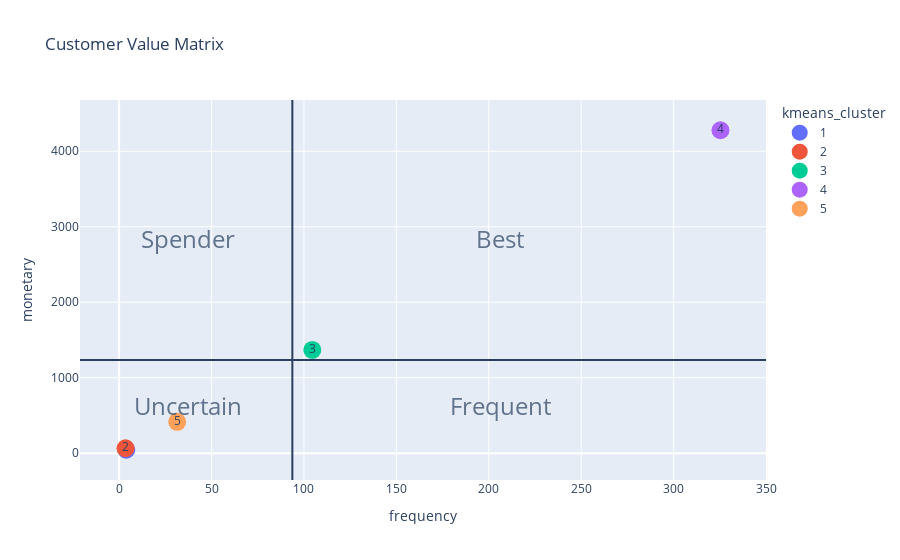

The cell this chart's notebook holds for it:
### Code cell
create_customer_matrix(rfm_stats)

### Figure 1 — Plotly figure (JSON) as saved in the notebook; plotly's stock layout.template omitted (floating-point values rounded to 4 significant figures)
{"data": [{"hovertemplate": "kmeans_cluster=%{text}<br>frequency=%{x}<br>monetary=%{y}<extra></extra>", "legendgroup": "1", "marker": {"color": "#636efa", "size": 18, "symbol": "circle"}, "mode": "markers+text", "name": "1", "orientation": "v", "showlegend": true, "text": [1], "type": "scatter", "x": [3.854], "xaxis": "x", "y": [44.84], "yaxis": "y"}, {"hovertemplate": "kmeans_cluster=%{text}<br>frequency=%{x}<br>monetary=%{y}<extra></extra>", "legendgroup": "2", "marker": {"color": "#EF553B", "size": 18, "symbol": "circle"}, "mode": "markers+text", "name": "2", "orientation": "v", "showlegend": true, "text": [2], "type": "scatter", "x": [3.467], "xaxis": "x", "y": [64.68], "yaxis": "y"}, {"hovertemplate": "kmeans_cluster=%{text}<br>frequency=%{x}<br>monetary=%{y}<extra></extra>", "legendgroup": "3", "marker": {"color": "#00cc96", "size": 18, "symbol": "circle"}, "mode": "markers+text", "name": "3", "orientation": "v", "showlegend": true, "text": [3], "type": "scatter", "x": [104.5], "xaxis": "x", "y": [1367.0], "yaxis": "y"}, {"hovertemplate": "kmeans_cluster=%{text}<br>frequency=%{x}<br>monetary=%{y}<extra></extra>", "legendgroup": "4", "marker": {"color": "#ab63fa", "size": 18, "symbol": "circle"}, "mode": "markers+text", "name": "4", "orientation": "v", "showlegend": true, "text": [4], "type": "scatter", "x": [325.3], "xaxis": "x", "y": [4279.0], "yaxis": "y"}, {"hovertemplate": "kmeans_cluster=%{text}<br>frequency=%{x}<br>monetary=%{y}<extra></extra>", "legendgroup": "5", "marker": {"color": "#FFA15A", "size": 18, "symbol": "circle"}, "mode": "markers+text", "name": "5", "orientation": "v", "showlegend": true, "text": [5], "type": "scatter", "x": [31.41], "xaxis": "x", "y": [414.9], "yaxis": "y"}], "layout": {"annotations": [{"font": {"size": 24}, "opacity": 0.7, "showarrow": false, "text": "Spender", "x": 37.49, "y": 2715.0, "yshift": 10}, {"font": {"size": 24}, "opacity": 0.7, "showarrow": false, "text": "Best", "x": 206.2, "y": 2715.0, "yshift": 10}, {"font": {"size": 24}, "opacity": 0.7, "showarrow": false, "text": "Uncertain", "x": 37.49, "y": 493.6, "yshift": 10}, {"font": {"size": 24}, "opacity": 0.7, "showarrow": false, "text": "Frequent", "x": 206.2, "y": 493.6, "yshift": 10}], "legend": {"title": {"text": "kmeans_cluster"}, "tracegroupgap": 0}, "shapes": [{"type": "line", "x0": 93.71, "x1": 93.71, "xref": "x", "y0": 0, "y1": 1, "yref": "y domain"}, {"type": "line", "x0": 0, "x1": 1, "xref": "x domain", "y0": 1234.0, "y1": 1234.0, "yref": "y"}], "title": {"text": "Customer Value Matrix"}, "xaxis": {"anchor": "y", "domain": [0, 1], "title": {"text": "frequency"}}, "yaxis": {"anchor": "x", "domain": [0, 1], "title": {"text": "monetary"}}}}
